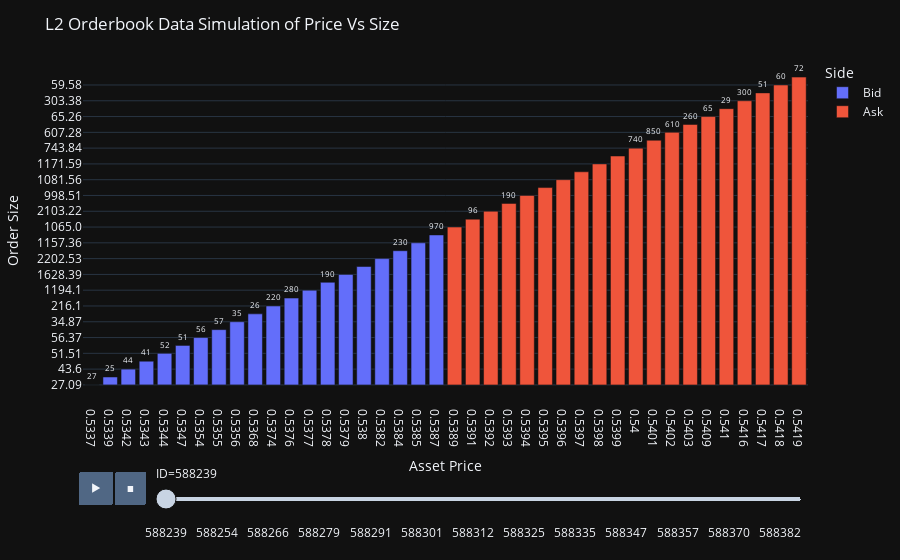

This figure's notebook cell:
### Markdown cell above
# 2. Visualizing orderbook data (demand and supply)

The OrderBook gives us information about current demand and supply of a given asset. It displays the `LIMIT BIT AND SELL ORDERS` (these are orders that can only execute at that specific price). To understand market action, we visualize the orderbook to see how demand and supply is changing over time and how this affects price movement. To do this we use __plotly__, a powerful python visualization library. Before we visualize keep in mind that.

1. For the Bit or Buy side, we expect higher demand at lower asset prices (these guys want to buy low)
2. For the Ask or Sell side, we expect higher supply at higher asset prices (these guys want to sell high)
3. `LIMIT BIT or SELL ORDERS` can be cancelled which changes order size 
4. When the Bit guys are desperate or an aggresive buyer places `MARKET BUY ORDERS`, the price of the asset will rise 
5. When the Ask guys are desperate or an aggresive Seller places `MARKET SELL ORDERS`, the price of the asset will fall

Note: The dataset only contains L1 and L2 data

### Code cell
import plotly.express as px

OrderBookData= OrderBookData.astype(str)

fig = px.bar(OrderBookData, y='Size', x='Price', text='Size', animation_frame="ID", color='Side')
fig.update_traces(texttemplate='%{text:.2s}', textposition='outside')
fig.update_layout(uniformtext_minsize=8, uniformtext_mode='hide', title='L2 Orderbook Data Simulation of Price Vs Size',
    xaxis=dict(title='Asset Price'),
    yaxis=dict(title='Order Size'))

fig.update_layout(template='plotly_dark')
fig.show()

### Figure 1 — Plotly figure (JSON) as saved in the notebook; plotly's stock layout.template omitted (floating-point values rounded to 4 significant figures)
{"data": [{"alignmentgroup": "True", "hovertemplate": "Side=Bid<br>ID=588239<br>Price=%{x}<br>Size=%{text}<extra></extra>", "legendgroup": "Bid", "marker": {"color": "#636efa", "pattern": {"shape": ""}}, "name": "Bid", "offsetgroup": "Bid", "orientation": "v", "showlegend": true, "text": ["27.09", "24.63", "43.6", "40.71", "51.51", "50.65", "56.37", "57.43", "34.87", "25.71", "216.1", "283.49", "1194.1", "190.32", "1628.39", "2412.68", "2202.53", "231.92", "1157.36", "970.22"], "textposition": "outside", "texttemplate": "%{text:.2s}", "type": "bar", "x": ["0.5337", "0.5339", "0.5342", "0.5343", "0.5344", "0.5347", "0.5354", "0.5355", "0.5356", "0.5368", "0.5374", "0.5376", "0.5377", "0.5378", "0.5379", "0.538", "0.5382", "0.5384", "0.5385", "0.5387"], "xaxis": "x", "y": ["27.09", "24.63", "43.6", "40.71", "51.51", "50.65", "56.37", "57.43", "34.87", "25.71", "216.1", "283.49", "1194.1", "190.32", "1628.39", "2412.68", "2202.53", "231.92", "1157.36", "970.22"], "yaxis": "y"}, {"alignmentgroup": "True", "hovertemplate": "Side=Ask<br>ID=588239<br>Price=%{x}<br>Size=%{text}<extra></extra>", "legendgroup": "Ask", "marker": {"color": "#EF553B", "pattern": {"shape": ""}}, "name": "Ask", "offsetgroup": "Ask", "orientation": "v", "showlegend": true, "text": ["1065.0", "95.97", "2103.22", "187.42", "998.51", "1190.06", "1081.56", "1284.22", "1171.59", "2206.18", "743.84", "846.54", "607.28", "256.2", "65.26", "29.04", "303.38", "50.59", "59.58", "71.72"], "textposition": "outside", "texttemplate": "%{text:.2s}", "type": "bar", "x": ["0.5389", "0.5391", "0.5392", "0.5393", "0.5394", "0.5395", "0.5396", "0.5397", "0.5398", "0.5399", "0.54", "0.5401", "0.5402", "0.5403", "0.5409", "0.541", "0.5416", "0.5417", "0.5418", "0.5419"], "xaxis": "x", "y": ["1065.0", "95.97", "2103.22", "187.42", "998.51", "1190.06", "1081.56", "1284.22", "1171.59", "2206.18", "743.84", "846.54", "607.28", "256.2", "65.26", "29.04", "303.38", "50.59", "59.58", "71.72"], "yaxis": "y"}], "layout": {"barmode": "relative", "legend": {"title": {"text": "Side"}, "tracegroupgap": 0}, "margin": {"t": 60}, "sliders": [{"active": 0, "currentvalue": {"prefix": "ID="}, "len": 0.9, "pad": {"b": 10, "t": 60}, "steps": [{"args": [["588239"], {"frame": {"duration": 0, "redraw": true}, "fromcurrent": true, "mode": "immediate", "transition": {"duration": 0, "easing": "linear"}}], "label": "588239", "method": "animate"}, {"args": [["588240"], {"frame": {"duration": 0, "redraw": true}, "fromcurrent": true, "mode": "immediate", "transition": {"duration": 0, "easing": "linear"}}], "label": "588240", "method": "animate"}, {"args": [["588241"], {"frame": {"duration": 0, "redraw": true}, "fromcurrent": true, "mode": "immediate", "transition": {"duration": 0, "easing": "linear"}}], "label": "588241", "method": "animate"}, {"args": [["588244"], {"frame": {"duration": 0, "redraw": true}, "fromcurrent": true, "mode": "immediate", "transition": {"duration": 0, "easing": "linear"}}], "label": "588244", "method": "animate"}, {"args": [["588246"], {"frame": {"duration": 0, "redraw": true}, "fromcurrent": true, "mode": "immediate", "transition": {"duration": 0, "easing": "linear"}}], "label": "588246", "method": "animate"}, {"args": [["588247"], {"frame": {"duration": 0, "redraw": true}, "fromcurrent": true, "mode": "immediate", "transition": {"duration": 0, "easing": "linear"}}], "label": "588247", "method": "animate"}, {"args": [["588250"], {"frame": {"duration": 0, "redraw": true}, "fromcurrent": true, "mode": "immediate", "transition": {"duration": 0, "easing": "linear"}}], "label": "588250", "method": "animate"}, {"args": [["588252"], {"frame": {"duration": 0, "redraw": true}, "fromcurrent": true, "mode": "immediate", "transition": {"duration": 0, "easing": "linear"}}], "label": "588252", "method": "animate"}, {"args": [["588254"], {"frame": {"duration": 0, "redraw": true}, "fromcurrent": true, "mode": "immediate", "transition": {"duration": 0, "easing": "linear"}}], "label": "588254", "method": "animate"}, {"args": [["588258"], {"frame": {"duration": 0, "redraw": true}, "fromcurrent": true, "mode": "immediate", "transition": {"duration": 0, "easing": "linear"}}], "label": "588258", "method": "animate"}, {"args": [["588259"], {"frame": {"duration": 0, "redraw": true}, "fromcurrent": true, "mode": "immediate", "transition": {"duration": 0, "easing": "linear"}}], "label": "588259", "method": "animate"}, {"args": [["588260"], {"frame": {"duration": 0, "redraw": true}, "fromcurrent": true, "mode": "immediate", "transition": {"duration": 0, "easing": "linear"}}], "label": "588260", "method": "animate"}, {"args": [["588261"], {"frame": {"duration": 0, "redraw": true}, "fromcurrent": true, "mode": "immediate", "transition": {"duration": 0, "easing": "linear"}}], "label": "588261", "method": "animate"}, {"args": [["588262"], {"frame": {"duration": 0, "redraw": true}, "fromcurrent": true, "mode": "immediate", "transition": {"duration": 0, "easing": "linear"}}], "label": "588262", "method": "animate"}, {"args": [["588263"], {"frame": {"duration": 0, "redraw": true}, "fromcurrent": true, "mode": "immediate", "transition": {"duration": 0, "easing": "linear"}}], "label": "588263", "method": "animate"}, {"args": [["588265"], {"frame": {"duration": 0, "redraw": true}, "fromcurrent": true, "mode": "immediate", "transition": {"duration": 0, "easing": "linear"}}], "label": "588265", "method": "animate"}, {"args": [["588266"], {"frame": {"duration": 0, "redraw": true}, "fromcurrent": true, "mode": "immediate", "transition": {"duration": 0, "easing": "linear"}}], "label": "588266", "method": "animate"}, {"args": [["588267"], {"frame": {"duration": 0, "redraw": true}, "fromcurrent": true, "mode": "immediate", "transition": {"duration": 0, "easing": "linear"}}], "label": "588267", "method": "animate"}, {"args": [["588268"], {"frame": {"duration": 0, "redraw": true}, "fromcurrent": true, "mode": "immediate", "transition": {"duration": 0, "easing": "linear"}}], "label": "588268", "method": "animate"}, {"args": [["588270"], {"frame": {"duration": 0, "redraw": true}, "fromcurrent": true, "mode": "immediate", "transition": {"duration": 0, "easing": "linear"}}], "label": "588270", "method": "animate"}, {"args": [["588274"], {"frame": {"duration": 0, "redraw": true}, "fromcurrent": true, "mode": "immediate", "transition": {"duration": 0, "easing": "linear"}}], "label": "588274", "method": "animate"}, {"args": [["588275"], {"frame": {"duration": 0, "redraw": true}, "fromcurrent": true, "mode": "immediate", "transition": {"duration": 0, "easing": "linear"}}], "label": "588275", "method": "animate"}, {"args": [["588276"], {"frame": {"duration": 0, "redraw": true}, "fromcurrent": true, "mode": "immediate", "transition": {"duration": 0, "easing": "linear"}}], "label": "588276", "method": "animate"}, {"args": [["588277"], {"frame": {"duration": 0, "redraw": true}, "fromcurrent": true, "mode": "immediate", "transition": {"duration": 0, "easing": "linear"}}], "label": "588277", "method": "animate"}, {"args": [["588279"], {"frame": {"duration": 0, "redraw": true}, "fromcurrent": true, "mode": "immediate", "transition": {"duration": 0, "easing": "linear"}}], "label": "588279", "method": "animate"}, {"args": [["588280"], {"frame": {"duration": 0, "redraw": true}, "fromcurrent": true, "mode": "immediate", "transition": {"duration": 0, "easing": "linear"}}], "label": "588280", "method": "animate"}, {"args": [["588282"], {"frame": {"duration": 0, "redraw": true}, "fromcurrent": true, "mode": "immediate", "transition": {"duration": 0, "easing": "linear"}}], "label": "588282", "method": "animate"}, {"args": [["588283"], {"frame": {"duration": 0, "redraw": true}, "fromcurrent": true, "mode": "immediate", "transition": {"duration": 0, "easing": "linear"}}], "label": "588283", "method": "animate"}, {"args": [["588284"], {"frame": {"duration": 0, "redraw": true}, "fromcurrent": true, "mode": "immediate", "transition": {"duration": 0, "easing": "linear"}}], "label": "588284", "method": "animate"}, {"args": [["588286"], {"frame": {"duration": 0, "redraw": true}, "fromcurrent": true, "mode": "immediate", "transition": {"duration": 0, "easing": "linear"}}], "label": "588286", "method": "animate"}, {"args": [["588289"], {"frame": {"duration": 0, "redraw": true}, "fromcurrent": true, "mode": "immediate", "transition": {"duration": 0, "easing": "linear"}}], "label": "588289", "method": "animate"}, {"args": [["588290"], {"frame": {"duration": 0, "redraw": true}, "fromcurrent": true, "mode": "immediate", "transition": {"duration": 0, "easing": "linear"}}], "label": "588290", "method": "animate"}, {"args": [["588291"], {"frame": {"duration": 0, "redraw": true}, "fromcurrent": true, "mode": "immediate", "transition": {"duration": 0, "easing": "linear"}}], "label": "588291", "method": "animate"}, {"args": [["588292"], {"frame": {"duration": 0, "redraw": true}, "fromcurrent": true, "mode": "immediate", "transition": {"duration": 0, "easing": "linear"}}], "label": "588292", "method": "animate"}, {"args": [["588293"], {"frame": {"duration": 0, "redraw": true}, "fromcurrent": true, "mode": "immediate", "transition": {"duration": 0, "easing": "linear"}}], "label": "588293", "method": "animate"}, {"args": [["588294"], {"frame": {"duration": 0, "redraw": true}, "fromcurrent": true, "mode": "immediate", "transition": {"duration": 0, "easing": "linear"}}], "label": "588294", "method": "animate"}, {"args": [["588295"], {"frame": {"duration": 0, "redraw": true}, "fromcurrent": true, "mode": "immediate", "transition": {"duration": 0, "easing": "linear"}}], "label": "588295", "method": "animate"}, {"args": [["588297"], {"frame": {"duration": 0, "redraw": true}, "fromcurrent": true, "mode": "immediate", "transition": {"duration": 0, "easing": "linear"}}], "label": "588297", "method": "animate"}, {"args": [["588298"], {"frame": {"duration": 0, "redraw": true}, "fromcurrent": true, "mode": "immediate", "transition": {"duration": 0, "easing": "linear"}}], "label": "588298", "method": "animate"}, {"args": [["588300"], {"frame": {"duration": 0, "redraw": true}, "fromcurrent": true, "mode": "immediate", "transition": {"duration": 0, "easing": "linear"}}], "label": "588300", "method": "animate"}, {"args": [["588301"], {"frame": {"duration": 0, "redraw": true}, "fromcurrent": true, "mode": "immediate", "transition": {"duration": 0, "easing": "linear"}}], "label": "588301", "method": "animate"}, {"args": [["588302"], {"frame": {"duration": 0, "redraw": true}, "fromcurrent": true, "mode": "immediate", "transition": {"duration": 0, "easing": "linear"}}], "label": "588302", "method": "animate"}, {"args": [["588304"], {"frame": {"duration": 0, "redraw": true}, "fromcurrent": true, "mode": "immediate", "transition": {"duration": 0, "easing": "linear"}}], "label": "588304", "method": "animate"}, {"args": [["588306"], {"frame": {"duration": 0, "redraw": true}, "fromcurrent": true, "mode": "immediate", "transition": {"duration": 0, "easing": "linear"}}], "label": "588306", "method": "animate"}, {"args": [["588307"], {"frame": {"duration": 0, "redraw": true}, "fromcurrent": true, "mode": "immediate", "transition": {"duration": 0, "easing": "linear"}}], "label": "588307", "method": "animate"}, {"args": [["588308"], {"frame": {"duration": 0, "redraw": true}, "fromcurrent": true, "mode": "immediate", "transition": {"duration": 0, "easing": "linear"}}], "label": "588308", "method": "animate"}, {"args": [["588309"], {"frame": {"duration": 0, "redraw": true}, "fromcurrent": true, "mode": "immediate", "transition": {"duration": 0, "easing": "linear"}}], "label": "588309", "method": "animate"}, {"args": [["588310"], {"frame": {"duration": 0, "redraw": true}, "fromcurrent": true, "mode": "immediate", "transition": {"duration": 0, "easing": "linear"}}], "label": "588310", "method": "animate"}, {"args": [["588312"], {"frame": {"duration": 0, "redraw": true}, "fromcurrent": true, "mode": "immediate", "transition": {"duration": 0, "easing": "linear"}}], "label": "588312", "method": "animate"}, {"args": [["588314"], {"frame": {"duration": 0, "redraw": true}, "fromcurrent": true, "mode": "immediate", "transition": {"duration": 0, "easing": "linear"}}], "label": "588314", "method": "animate"}, {"args": [["588316"], {"frame": {"duration": 0, "redraw": true}, "fromcurrent": true, "mode": "immediate", "transition": {"duration": 0, "easing": "linear"}}], "label": "588316", "method": "animate"}, {"args": [["588317"], {"frame": {"duration": 0, "redraw": true}, "fromcurrent": true, "mode": "immediate", "transition": {"duration": 0, "easing": "linear"}}], "label": "588317", "method": "animate"}, {"args": [["588318"], {"frame": {"duration": 0, "redraw": true}, "fromcurrent": true, "mode": "immediate", "transition": {"duration": 0, "easing": "linear"}}], "label": "588318", "method": "animate"}, {"args": [["588319"], {"frame": {"duration": 0, "redraw": true}, "fromcurrent": true, "mode": "immediate", "transition": {"duration": 0, "easing": "linear"}}], "label": "588319", "method": "animate"}, {"args": [["588321"], {"frame": {"duration": 0, "redraw": true}, "fromcurrent": true, "mode": "immediate", "transition": {"duration": 0, "easing": "linear"}}], "label": "588321", "method": "animate"}, {"args": [["588322"], {"frame": {"duration": 0, "redraw": true}, "fromcurrent": true, "mode": "immediate", "transition": {"duration": 0, "easing": "linear"}}], "label": "588322", "method": "animate"}, {"args": [["588325"], {"frame": {"duration": 0, "redraw": true}, "fromcurrent": true, "mode": "immediate", "transition": {"duration": 0, "easing": "linear"}}], "label": "588325", "method": "animate"}, {"args": [["588326"], {"frame": {"duration": 0, "redraw": true}, "fromcurrent": true, "mode": "immediate", "transition": {"duration": 0, "easing": "linear"}}], "label": "588326", "method": "animate"}, {"args": [["588327"], {"frame": {"duration": 0, "redraw": true}, "fromcurrent": true, "mode": "immediate", "transition": {"duration": 0, "easing": "linear"}}], "label": "588327", "method": "animate"}, {"args": [["588328"], {"frame": {"duration": 0, "redraw": true}, "fromcurrent": true, "mode": "immediate", "transition": {"duration": 0, "easing": "linear"}}], "label": "588328", "method": "animate"}, {"args": [["588329"], {"frame": {"duration": 0, "redraw": true}, "fromcurrent": true, "mode": "immediate", "transition": {"duration": 0, "easing": "linear"}}], "label": "588329", "method": "animate"}, {"args": [["588331"], {"frame": {"duration": 0, "redraw": true}, "fromcurrent": true, "mode": "immediate", "transition": {"duration": 0, "easing": "linear"}}], "label": "588331", "method": "animate"}, {"args": [["588333"], {"frame": {"duration": 0, "redraw": true}, "fromcurrent": true, "mode": "immediate", "transition": {"duration": 0, "easing": "linear"}}], "label": "588333", "method": "animate"}, {"args": [["588334"], {"frame": {"duration": 0, "redraw": true}, "fromcurrent": true, "mode": "immediate", "transition": {"duration": 0, "easing": "linear"}}], "label": "588334", "method": "animate"}, {"args": [["588335"], {"frame": {"duration": 0, "redraw": true}, "fromcurrent": true, "mode": "immediate", "transition": {"duration": 0, "easing": "linear"}}], "label": "588335", "method": "animate"}, {"args": [["588336"], {"frame": {"duration": 0, "redraw": true}, "fromcurrent": true, "mode": "immediate", "transition": {"duration": 0, "easing": "linear"}}], "label": "588336", "method": "animate"}, {"args": [["588338"], {"frame": {"duration": 0, "redraw": true}, "fromcurrent": true, "mode": "immediate", "transition": {"duration": 0, "easing": "linear"}}], "label": "588338", "method": "animate"}, {"args": [["588339"], {"frame": {"duration": 0, "redraw": true}, "fromcurrent": true, "mode": "immediate", "transition": {"duration": 0, "easing": "linear"}}], "label": "588339", "method": "animate"}, {"args": [["588340"], {"frame": {"duration": 0, "redraw": true}, "fromcurrent": true, "mode": "immediate", "transition": {"duration": 0, "easing": "linear"}}], "label": "588340", "method": "animate"}, {"args": [["588341"], {"frame": {"duration": 0, "redraw": true}, "fromcurrent": true, "mode": "immediate", "transition": {"duration": 0, "easing": "linear"}}], "label": "588341", "method": "animate"}, {"args": [["588343"], {"frame": {"duration": 0, "redraw": true}, "fromcurrent": true, "mode": "immediate", "transition": {"duration": 0, "easing": "linear"}}], "label": "588343", "method": "animate"}, {"args": [["588345"], {"frame": {"duration": 0, "redraw": true}, "fromcurrent": true, "mode": "immediate", "transition": {"duration": 0, "easing": "linear"}}], "label": "588345", "method": "animate"}, {"args": [["588347"], {"frame": {"duration": 0, "redraw": true}, "fromcurrent": true, "mode": "immediate", "transition": {"duration": 0, "easing": "linear"}}], "label": "588347", "method": "animate"}, {"args": [["588348"], {"frame": {"duration": 0, "redraw": true}, "fromcurrent": true, "mode": "immediate", "transition": {"duration": 0, "easing": "linear"}}], "label": "588348", "method": "animate"}, {"args": [["588349"], {"frame": {"duration": 0, "redraw": true}, "fromcurrent": true, "mode": "immediate", "transition": {"duration": 0, "easing": "linear"}}], "label": "588349", "method": "animate"}, {"args": [["588351"], {"frame": {"duration": 0, "redraw": true}, "fromcurrent": true, "mode": "immediate", "transition": {"duration": 0, "easing": "linear"}}], "label": "588351", "method": "animate"}, {"args": [["588352"], {"frame": {"duration": 0, "redraw": true}, "fromcurrent": true, "mode": "immediate", "transition": {"duration": 0, "easing": "linear"}}], "label": "588352", "method": "animate"}, {"args": [["588353"], {"frame": {"duration": 0, "redraw": true}, "fromcurrent": true, "mode": "immediate", "transition": {"duration": 0, "easing": "linear"}}], "label": "588353", "method": "animate"}, {"args": [["588355"], {"frame": {"duration": 0, "redraw": true}, "fromcurrent": true, "mode": "immediate", "transition": {"duration": 0, "easing": "linear"}}], "label": "588355", "method": "animate"}, {"args": [["588356"], {"frame": {"duration": 0, "redraw": true}, "fromcurrent": true, "mode": "immediate", "transition": {"duration": 0, "easing": "linear"}}], "label": "588356", "method": "animate"}, {"args": [["588357"], {"frame": {"duration": 0, "redraw": true}, "fromcurrent": true, "mode": "immediate", "transition": {"duration": 0, "easing": "linear"}}], "label": "588357", "method": "animate"}, {"args": [["588360"], {"frame": {"duration": 0, "redraw": true}, "fromcurrent": true, "mode": "immediate", "transition": {"duration": 0, "easing": "linear"}}], "label": "588360", "method": "animate"}, {"args": [["588361"], {"frame": {"duration": 0, "redraw": true}, "fromcurrent": true, "mode": "immediate", "transition": {"duration": 0, "easing": "linear"}}], "label": "588361", "method": "animate"}, {"args": [["588363"], {"frame": {"duration": 0, "redraw": true}, "fromcurrent": true, "mode": "immediate", "transition": {"duration": 0, "easing": "linear"}}], "label": "588363", "method": "animate"}, {"args": [["588365"], {"frame": {"duration": 0, "redraw": true}, "fromcurrent": true, "mode": "immediate", "transition": {"duration": 0, "easing": "linear"}}], "label": "588365", "method": "animate"}, {"args": [["588366"], {"frame": {"duration": 0, "redraw": true}, "fromcurrent": true, "mode": "immediate", "transition": {"duration": 0, "easing": "linear"}}], "label": "588366", "method": "animate"}, {"args": [["588368"], {"frame": {"duration": 0, "redraw": true}, "fromcurrent": true, "mode": "immediate", "transition": {"duration": 0, "easing": "linear"}}], "label": "588368", "method": "animate"}, {"args": [["588369"], {"frame": {"duration": 0, "redraw": true}, "fromcurrent": true, "mode": "immediate", "transition": {"duration": 0, "easing": "linear"}}], "label": "588369", "method": "animate"}, {"args": [["588370"], {"frame": {"duration": 0, "redraw": true}, "fromcurrent": true, "mode": "immediate", "transition": {"duration": 0, "easing": "linear"}}], "label": "588370", "method": "animate"}, {"args": [["588372"], {"frame": {"duration": 0, "redraw": true}, "fromcurrent": true, "mode": "immediate", "transition": {"duration": 0, "easing": "linear"}}], "label": "588372", "method": "animate"}, {"args": [["588375"], {"frame": {"duration": 0, "redraw": true}, "fromcurrent": true, "mode": "immediate", "transition": {"duration": 0, "easing": "linear"}}], "label": "588375", "method": "animate"}, {"args": [["588376"], {"frame": {"duration": 0, "redraw": true}, "fromcurrent": true, "mode": "immediate", "transition": {"duration": 0, "easing": "linear"}}], "label": "588376", "method": "animate"}, {"args": [["588378"], {"frame": {"duration": 0, "redraw": true}, "fromcurrent": true, "mode": "immediate", "transition": {"duration": 0, "easing": "linear"}}], "label": "588378", "method": "animate"}, {"args": [["588379"], {"frame": {"duration": 0, "redraw": true}, "fromcurrent": true, "mode": "immediate", "transition": {"duration": 0, "easing": "linear"}}], "label": "588379", "method": "animate"}, {"args": [["588380"], {"frame": {"duration": 0, "redraw": true}, "fromcurrent": true, "mode": "immediate", "transition": {"duration": 0, "easing": "linear"}}], "label": "588380", "method": "animate"}, {"args": [["588381"], {"frame": {"duration": 0, "redraw": true}, "fromcurrent": true, "mode": "immediate", "transition": {"duration": 0, "easing": "linear"}}], "label": "588381", "method": "animate"}, {"args": [["588382"], {"frame": {"duration": 0, "redraw": true}, "fromcurrent": true, "mode": "immediate", "transition": {"duration": 0, "easing": "linear"}}], "label": "588382", "method": "animate"}, {"args": [["588383"], {"frame": {"duration": 0, "redraw": true}, "fromcurrent": true, "mode": "immediate", "transition": {"duration": 0, "easing": "linear"}}], "label": "588383", "method": "animate"}, {"args": [["588384"], {"frame": {"duration": 0, "redraw": true}, "fromcurrent": true, "mode": "immediate", "transition": {"duration": 0, "easing": "linear"}}], "label": "588384", "method": "animate"}, {"args": [["588385"], {"frame": {"duration": 0, "redraw": true}, "fromcurrent": true, "mode": "immediate", "transition": {"duration": 0, "easing": "linear"}}], "label": "588385", "method": "animate"}], "x": 0.1, "xanchor": "left", "y": 0, "yanchor": "top"}], "title": {"text": "L2 Orderbook Data Simulation of Price Vs Size"}, "uniformtext": {"minsize": 8, "mode": "hide"}, "updatemenus": [{"buttons": [{"args": [null, {"frame": {"duration": 500, "redraw": true}, "fromcurrent": true, "mode": "immediate", "transition": {"duration": 500, "easing": "linear"}}], "label": "&#9654;", "method": "animate"}, {"args": [[null], {"frame": {"duration": 0, "redraw": true}, "fromcurrent": true, "mode": "immediate", "transition": {"duration": 0, "easing": "linear"}}], "label": "&#9724;", "method": "animate"}], "direction": "left", "pad": {"r": 10, "t": 70}, "showactive": false, "type": "buttons", "x": 0.1, "xanchor": "right", "y": 0, "yanchor": "top"}], "xaxis": {"anchor": "y", "domain": [0, 1], "title": {"text": "Asset Price"}}, "yaxis": {"anchor": "x", "domain": [0, 1], "title": {"text": "Order Size"}}}}
